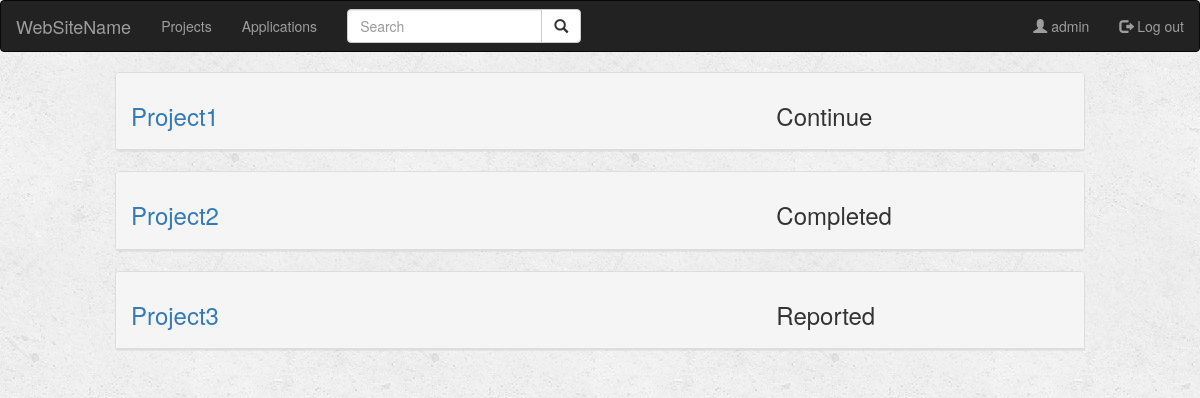
Screenshot of /project/ (signed in) with the database file from the repository.
### project/models.py (models this page shows, shortened)
class Project(models.Model):
    user = models.ForeignKey(
        User, default=1, on_delete=models.SET_DEFAULT, related_name='user')
    name = models.CharField(max_length=100)
    situation = models.CharField(max_length=10)

### project/views.py (the view)
def index(request):
    if not request.user.is_authenticated:  # Does user log in?
        return render(request, 'project/login.html')
    else:
        projects = Project.objects.all()  # Getter all projects
        applications = Application.objects.all()  # Getter all applications
        query = request.GET.get("q")  # Search project
        if query:
            projects = projects.filter(
                Q(name__icontains=query)
            ).distinct()
            return render(request, 'project/index.html', {'projects': projects, 'applications': applications})
        else:
            return render(request, 'project/index.html', {'projects': projects, 'applications': applications})

### project/templates/project/index.html (shortened to what this page needs)
{% extends 'project/base.html' %}
{% block body %}
<div class="container-fluid">
  <div class="row">
    <div class="col-sm-10 col-sm-offset-1">
      {% for project in projects %}
      <div class="panel panel-default">
        <div class="panel-heading">
          <div class="row">
            <div class="col-sm-8">
              <h3><a href="#{{project.id}}" data-toggle="collapse">{{project.name}}</a></h3>
            </div>
            <div class="col-sm-4">
              <h3> {{project.situation}}</h3>
            </div>
          </div>
        </div>
      </div>
      {% endfor %}
    </div>
  </div>
</div>
{% endblock %}

### project/templates/project/base.html (shortened to what this page needs)
<!DOCTYPE html>
<html lang="en" dir="ltr">
<head>
  {% load staticfiles %}
  <link rel="stylesheet" href="https://maxcdn.bootstrapcdn.com/bootstrap/3.3.6/css/bootstrap.min.css">
  <link rel="stylesheet" type="text/css" href="{% static 'project/style.css' %}" />
</head>
<body>
  <nav class="navbar navbar-inverse">
    <div class="container-fluid">
      <div class="navbar-header">
        <a class="navbar-brand" href="{% url 'project:index' %}">WebSiteName</a>
      </div>
      <ul class="nav navbar-nav">
        <li class="{% block projects_active %}{% endblock %}"><a href="{% url 'project:projects' %}">Projects</a></li>
        <li class="{% block applications_active %}{% endblock %}"><a
            href="{% url 'project:applications' %}">Applications</a></li>
      </ul>
      <form class="navbar-form navbar-left" role="search" method="get" action="{% url 'project:index' %}">
        <div class="input-group">
          <input type="text" class="form-control" placeholder="Search" name="q" value="{{ request.GET.q }}">
          <div class="input-group-btn">
            <button class="btn btn-default" type="submit">
              <i class="glyphicon glyphicon-search"></i>
            </button>
          </div>
        </div>
      </form>
      <ul class="nav navbar-nav navbar-right">
        <li class="{% block user_active %}{% endblock %}"><a href="#">
            <span class="glyphicon glyphicon-user"></span> {{user.username}}</a>
        </li>
        <li class="{% block logout_active %}{% endblock %}"><a href="{% url 'project:logout_user' %}">
            <span class="glyphicon glyphicon-log-out"></span> Log out</a>
        </li>
      </ul>
    </div>
  </nav>
  {% block body %}
  {% endblock %}
</body>
</html>

### project/static/project/style.css (style rules this page uses)
body { background: white url("images/background.png"); }

### rows the page displays
Project: name "Project1", situation "Continue"
Project: name "Project2", situation "Completed"
Project: name "Project3", situation "Reported"

### other values shown
{{ user.username }} "admin"
